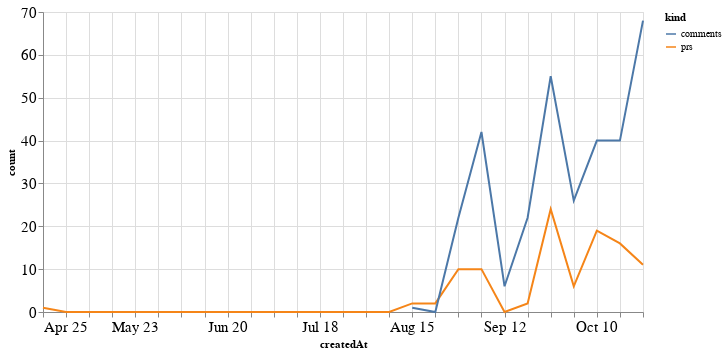

The cell this chart's notebook holds for it:
### Code cell
alt.Chart(total_time, width=600).mark_line().encode(
    x='createdAt',
    y='count',
    color='kind'
)

### Figure 1 — Vega-Lite specification as saved in the notebook (floating-point values rounded to 4 significant figures)
{"config": {"axisLeft": {"labelFontSize": 15}, "axisBottom": {"labelFontSize": 15}}, "data": {"name": "data-3a0d101f1403461471dc8afdadf171bd"}, "mark": "line", "encoding": {"color": {"type": "nominal", "field": "kind"}, "x": {"type": "temporal", "field": "createdAt"}, "y": {"type": "quantitative", "field": "count"}}, "width": 600, "$schema": "https://vega.github.io/schema/vega-lite/v4.8.1.json", "datasets": {"data-3a0d101f1403461471dc8afdadf171bd": [{"createdAt": "2021-04-25T00:00:00", "kind": "prs", "count": 1.0}, {"createdAt": "2021-05-02T00:00:00", "kind": "prs", "count": 0.0}, {"createdAt": "2021-05-09T00:00:00", "kind": "prs", "count": 0.0}, {"createdAt": "2021-05-16T00:00:00", "kind": "prs", "count": 0.0}, {"createdAt": "2021-05-23T00:00:00", "kind": "prs", "count": 0.0}, {"createdAt": "2021-05-30T00:00:00", "kind": "prs", "count": 0.0}, {"createdAt": "2021-06-06T00:00:00", "kind": "prs", "count": 0.0}, {"createdAt": "2021-06-13T00:00:00", "kind": "prs", "count": 0.0}, {"createdAt": "2021-06-20T00:00:00", "kind": "prs", "count": 0.0}, {"createdAt": "2021-06-27T00:00:00", "kind": "prs", "count": 0.0}, {"createdAt": "2021-07-04T00:00:00", "kind": "prs", "count": 0.0}, {"createdAt": "2021-07-11T00:00:00", "kind": "prs", "count": 0.0}, {"createdAt": "2021-07-18T00:00:00", "kind": "prs", "count": 0.0}, {"createdAt": "2021-07-25T00:00:00", "kind": "prs", "count": 0.0}, {"createdAt": "2021-08-01T00:00:00", "kind": "prs", "count": 0.0}, {"createdAt": "2021-08-08T00:00:00", "kind": "prs", "count": 0.0}, {"createdAt": "2021-08-15T00:00:00", "kind": "prs", "count": 2.0}, {"createdAt": "2021-08-22T00:00:00", "kind": "prs", "count": 2.0}, {"createdAt": "2021-08-29T00:00:00", "kind": "prs", "count": 10.0}, {"createdAt": "2021-09-05T00:00:00", "kind": "prs", "count": 10.0}, {"createdAt": "2021-09-12T00:00:00", "kind": "prs", "count": 0.0}, {"createdAt": "2021-09-19T00:00:00", "kind": "prs", "count": 2.0}, {"createdAt": "2021-09-26T00:00:00", "kind": "prs", "count": 24.0}, {"createdAt": "2021-10-03T00:00:00", "kind": "prs", "count": 6.0}, {"createdAt": "2021-10-10T00:00:00", "kind": "prs", "count": 19.0}, {"createdAt": "2021-10-17T00:00:00", "kind": "prs", "count": 16.0}, {"createdAt": "2021-10-24T00:00:00", "kind": "prs", "count": 11.0}, {"createdAt": "2021-04-25T00:00:00", "kind": "comments", "count": null}, {"createdAt": "2021-05-02T00:00:00", "kind": "comments", "count": null}, {"createdAt": "2021-05-09T00:00:00", "kind": "comments", "count": null}, {"createdAt": "2021-05-16T00:00:00", "kind": "comments", "count": null}, {"createdAt": "2021-05-23T00:00:00", "kind": "comments", "count": null}, {"createdAt": "2021-05-30T00:00:00", "kind": "comments", "count": null}, {"createdAt": "2021-06-06T00:00:00", "kind": "comments", "count": null}, {"createdAt": "2021-06-13T00:00:00", "kind": "comments", "count": null}, {"createdAt": "2021-06-20T00:00:00", "kind": "comments", "count": null}, {"createdAt": "2021-06-27T00:00:00", "kind": "comments", "count": null}, {"createdAt": "2021-07-04T00:00:00", "kind": "comments", "count": null}, {"createdAt": "2021-07-11T00:00:00", "kind": "comments", "count": null}, {"createdAt": "2021-07-18T00:00:00", "kind": "comments", "count": null}, {"createdAt": "2021-07-25T00:00:00", "kind": "comments", "count": null}, {"createdAt": "2021-08-01T00:00:00", "kind": "comments", "count": null}, {"createdAt": "2021-08-08T00:00:00", "kind": "comments", "count": null}, {"createdAt": "2021-08-15T00:00:00", "kind": "comments", "count": 1.0}, {"createdAt": "2021-08-22T00:00:00", "kind": "comments", "count": 0.0}, {"createdAt": "2021-08-29T00:00:00", "kind": "comments", "count": 22.0}, {"createdAt": "2021-09-05T00:00:00", "kind": "comments", "count": 42.0}, {"createdAt": "2021-09-12T00:00:00", "kind": "comments", "count": 6.0}, {"createdAt": "2021-09-19T00:00:00", "kind": "comments", "count": 22.0}, {"createdAt": "2021-09-26T00:00:00", "kind": "comments", "count": 55.0}, {"createdAt": "2021-10-03T00:00:00", "kind": "comments", "count": 26.0}, {"createdAt": "2021-10-10T00:00:00", "kind": "comments", "count": 40.0}, {"createdAt": "2021-10-17T00:00:00", "kind": "comments", "count": 40.0}, {"createdAt": "2021-10-24T00:00:00", "kind": "comments", "count": 68.0}]}}
